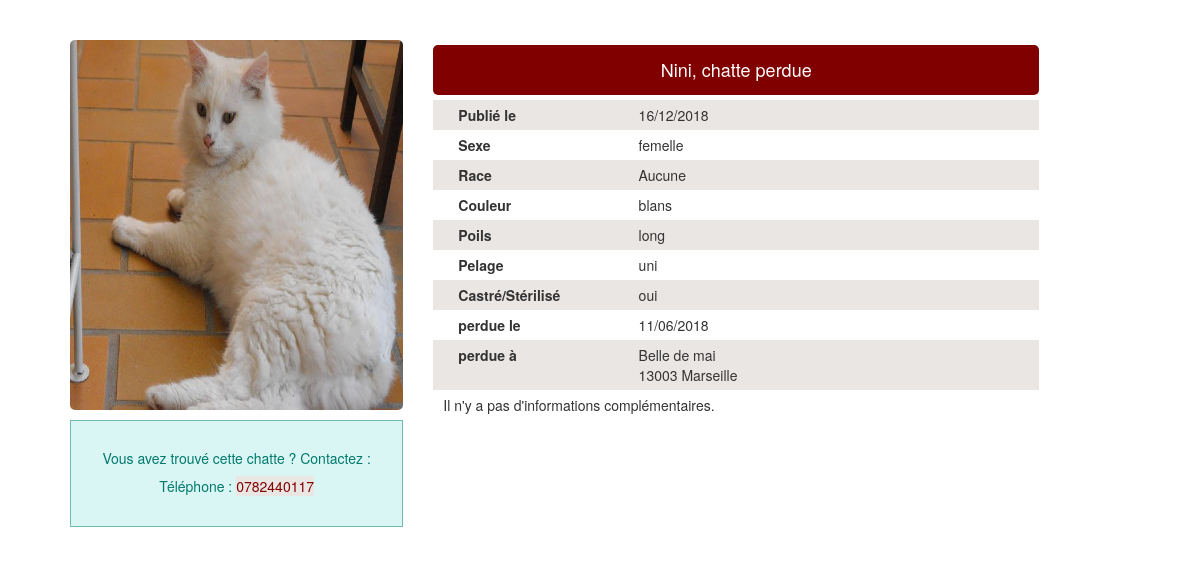
/imprimer.php?idchat=81&type=perdu, run on the app's committed database.
### tables this page shows
CREATE TABLE `chat` (
  `idchat` int(11) NOT NULL,
  `type` varchar(45) NOT NULL,
  `name` varchar(45) NOT NULL,
  `sex` varchar(45) NOT NULL,
  `url` varchar(45) NOT NULL,
  `race` varchar(45) NOT NULL,
  `couleurs` varchar(45) NOT NULL,
  `poils` varchar(45) NOT NULL,
  `pelage` varchar(45) NOT NULL,
  `castre` varchar(45) NOT NULL,
  `dateAnnonce` datetime DEFAULT NULL,
  `datePT` varchar(45) NOT NULL,
  `rue` varchar(90) NOT NULL,
  `arrondissement` varchar(45) NOT NULL,
  `description` tinytext DEFAULT NULL,
  `phone` varchar(45) NOT NULL,
  `dateNaissance` varchar(45) NOT NULL,
  `dateModifier` datetime DEFAULT NULL
);

### imprimer.php (called while the page is built, shortened)
<?php
include 'annonce_class.php';
$type=$_GET['type'];
$idchat=$_GET['idchat'];
$annonce=new Annonce($type);
$annonceDetail=$annonce->chercherUne($idchat);
if($annonceDetail[0]['sex']=='femelle' && $type=='perdu')
	{
			$sex='chatte';
			$typeA='perdue';
			$messageContact='Vous avez trouvé cette chatte ? Contactez :';
	}
 $datePublie=date("d/m/Y", strtotime($annonceDetail[0]['dateAnnonce']));
include 'imprimer.phtml';
?>

### annonce_class.php (called while the page is built, shortened)
<?php
class Annonce
{
	protected $type;
	public function __construct($type)
	{
		$this->type=$type;
	}
  	public function chercherUne($idchat)
	  {
	  	$pdo= new PDO(SGBD.':host='.DB_HOST.';dbname='.DB_NAME,DB_USER,DB_PASS);
	  	$requette=$pdo->prepare("SELECT * FROM `chat` WHERE type='$this->type'and idchat='$idchat'  ");
	  	$requette->execute(array());
	  	$resultat=$requette->FetchAll(PDO::FETCH_ASSOC);
	  	return $resultat;
	  }
}
?>

### imprimer.phtml (the view, shortened to what this page needs)
<!DOCTYPE html>
<html>
	<head>
			<link rel="stylesheet" href="https://maxcdn.bootstrapcdn.com/bootstrap/3.3.7/css/bootstrap.min.css" >
	    	<link rel="stylesheet" type="text/css" href="css/style.css">
	</head>
<div class="container-fluid">
	<div class="row info">
        <div class="col-xs-12 col-md-4 ">
			<div id="img1" class="img1">
				<img  src=<?=$annonceDetail[0]['url']?> style=" width:100%;" title='<?=$annonceDetail[0]['name'].', '.$sex.' '.$typeA.' le ' .$annonceDetail[0]['datePT'] ?>'>
			</div>
			<div class="contact">
				 	<h5><?=$messageContact?></h5>
				 	<p>
				 		   Téléphone :
				 		   <span>  <?=$annonceDetail[0]['phone']?></span>
				 	</p>
			</div>
	    </div>
		<div class="col-xs-12 col-md-7 detail" >
				<div  style="width: 100%; " >
					<h4 id="cap" ><?=$annonceDetail[0]['name'].', '?> <?=$sex.' '?><?=$typeA?> </h4>
						<div class="rowD" >
							<label class="col-xs-4">Publié le </label>
							<td class="col-xs-8"><?=$datePublie?></td>
						</div>
						<div class="rowD" >
							<label class="col-xs-4">Sexe </label>
							<td class="col-xs-8"><?php if($annonceDetail[0]['sex']=='male') echo 'mâle'; else echo $annonceDetail[0]['sex']; ?></td>
						</div>
						<div class="rowD" >
							<label class="col-xs-4">Race </label>
							<td class="col-xs-8"><span id=Minuscule><?=$annonceDetail[0]['race']?></span></td>
						</div>
						<div class="rowD" >
							<label class="col-xs-4">Couleur </label>
							<td><?=$annonceDetail[0]['couleurs']?></td class="col-xs-8">
						</div>
						<div class="rowD" >
							<label class="col-xs-4">Poils </label>
							<td class="col-xs-8"><?=$annonceDetail[0]['poils']?></td>
						</div>
						<div class="rowD" >
							<label class="col-xs-4">Pelage </label>
							<td class="col-xs-8"><?=$annonceDetail[0]['pelage']?></td>
						</div>
						<div class="rowD" >
							<label class="col-xs-4">Castré/Stérilisé </label>
							<td class="col-xs-8"><?=$annonceDetail[0]['castre']?></td>
						</div>
						<div class="rowD" >
							<label class="col-xs-4"><?=$typeA.' le'?> </label>
							<td class="col-xs-8"><?=$annonceDetail[0]['datePT']?></td>
						</div>
						<div class="rowD" >
							<label class="col-xs-4"><?=$typeA.' à'?> </label>
							<td class="col-xs-8" >
								<?=$annonceDetail[0]['rue'].'<br>'?>
								<?=$annonceDetail[0]['arrondissement'].' Marseille'?>
							</td>
						</div>
						<div class="rowD" >
							<td class="col-xs-8" colspan="2"  id="backColor" >
								<?php
								if(empty($annonceDetail[0]['description'])==false)
								{
									echo '<strong >'."Plus d'information sur cette annonce :".'</strong>';
									echo '<p>'. $annonceDetail[0]['description'].'</p>';
								}
								else echo "Il n'y a pas d'informations complémentaires.";
								 ?>
							</td>
						</div>
				</div>
			</div>
    </div>
</div>

### css/style.css (style rules this page uses)
.info { padding: 20px; margin: 20px; margin-bottom: 0px; background-color: white; border-radius: 10px; }
.info img { height: 370px; border-radius: 5px; }
.contact { background-color: #DAF6F4; text-align: center; padding-top: 20px; padding-bottom: 20px; margin-top: 10px; border: 1px solid #71BAB3; color: #00796D; }
.contact span { color: #800000; background-color: #EAE6E4; }
.detail h4 { color: white; background-color: #800000; text-align: center; border-radius: 5px; margin-bottom: 5px; margin-top: 5px; padding: 15px; }
.rowD { padding: 5px; padding-left: 10px; padding-right: 10px; }
.detail .rowD:nth-child(even) { background-color: #EAE6E4; }
#cap { word-wrap: break-word; }

### data on the page
chat: url (picture), sex "Vous avez trouvé cette chatte ? Contactez :", phone "0782440117", name "Nini", sex "chatte", sex "perdue", dateAnnonce "16/12/2018", sex "femelle", race "Aucune", couleurs "blans", poils "long", pelage "uni", castre "oui", datePT "11/06/2018", rue "Belle de mai", arrondissement "13003"
